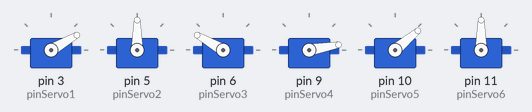
Bench run of a sketch on a simulated Arduino Uno, built with avr-gcc and run on an emulated ATmega328P. Parts: 6 × servo.

Above: at 0.05 s.
At 2.5 s:
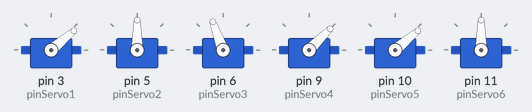
At 3.75 s:
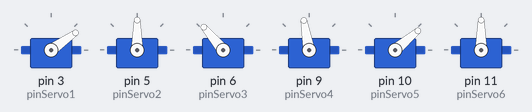
At 5.0 s:
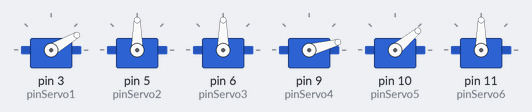
Timing chart, 0 to 6.5 s (numbered marks = the images above):
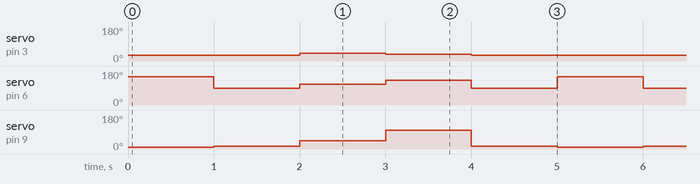

The sketch:

triangle_drawing.ino
```cpp
#include <Vector.h>
#include <Servo.h>

Servo servo1;
Servo servo2;
Servo servo3;
Servo servo4;
Servo servo5;
Servo servo6;

int pinServo1 = 3;
int pinServo2 = 5;
int pinServo3 = 6;
int pinServo4 = 9;
int pinServo5 = 10;
int pinServo6 = 11;

const unsigned int SIZE = 5;

int CLOSE = 10;

int TRIJV[SIZE][3] = {{30,150,10},  // INITIAL
                      {30,90,15},  // 3
                      {40,110,45}, // 2
                      {35,130,100}, // New
                      {30,90,15}  // 3
                      };

int startPosTriangle[3] = {30,130,10};

void setup() {
  servo1.attach(pinServo1);
  servo2.attach(pinServo2);
  servo3.attach(pinServo3);
  servo4.attach(pinServo4);
  servo5.attach(pinServo5);
  servo6.attach(pinServo6);

  moveToStartforShapeDrawingTriangle();
}

void loop() {
  drawTriangle();
}

void moveToStartforShapeDrawingTriangle() {
  servo5.write(40);
  servo1.write(startPosTriangle[0]);
  servo3.write(startPosTriangle[1]);
  servo4.write(startPosTriangle[2]);
}

void drawTriangle() {
  moveToStartforShapeDrawingTriangle();

  int currPos[3];

  for(int i = 0; i < SIZE; i++) {
    for(int j = 0; j < 3; j++) { currPos[j] = TRIJV[i][j]; }

    setServoPositionforShape(currPos);

    delay(1000);
  }

  moveToStartforShapeDrawingTriangle();
}

void setServoPositionforShape(int currPos[]) {

  servo1.write(currPos[0]);
  servo3.write(currPos[1]);
  servo4.write(currPos[2]);
}
```

Measured:
- by itself, servo on pin 3 (pinServo1): repeats every 5.0 s: 35° 1.0 s, 30° 3.0 s, 40° 1.0 s
- by itself, servo on pin 6 (pinServo3): repeats every 5.0 s: 110° 1.0 s, 130° 1.0 s, 90° 1.0 s, 150° 1.0 s, 90° 1.0 s
- by itself, servo on pin 9 (pinServo4): repeats every 5.0 s: 45° 1.0 s, 100° 1.0 s, 15° 1.0 s, 10° 1.0 s, 15° 1.0 s
